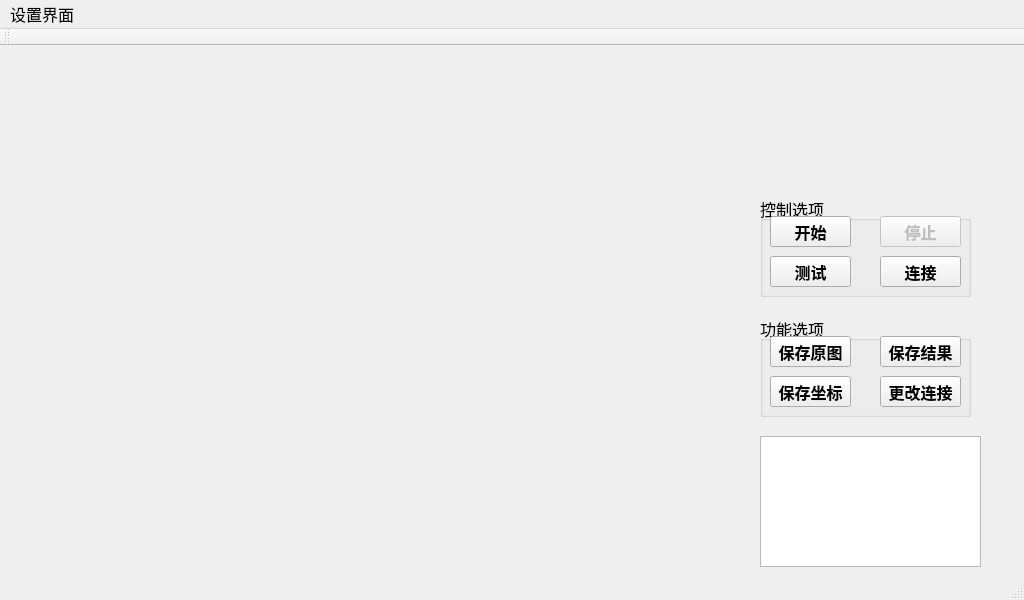
<?xml version="1.0" encoding="UTF-8"?>
<ui version="4.0">
 <class>MainWindow</class>
 <widget class="QMainWindow" name="MainWindow">
  <property name="geometry">
   <rect>
    <x>0</x>
    <y>0</y>
    <width>1024</width>
    <height>600</height>
   </rect>
  </property>
  <property name="font">
   <font>
    <pointsize>12</pointsize>
   </font>
  </property>
  <property name="windowTitle">
   <string>MainWindow</string>
  </property>
  <widget class="QWidget" name="centralWidget">
   <widget class="QWidget" name="widget" native="true">
    <property name="geometry">
     <rect>
      <x>20</x>
      <y>0</y>
      <width>700</width>
      <height>525</height>
     </rect>
    </property>
    <property name="minimumSize">
     <size>
      <width>0</width>
      <height>0</height>
     </size>
    </property>
   </widget>
   <widget class="QLabel" name="label_2">
    <property name="enabled">
     <bool>true</bool>
    </property>
    <property name="geometry">
     <rect>
      <x>760</x>
      <y>20</y>
      <width>221</width>
      <height>91</height>
     </rect>
    </property>
    <property name="sizePolicy">
     <sizepolicy hsizetype="Preferred" vsizetype="Preferred">
      <horstretch>5</horstretch>
      <verstretch>0</verstretch>
     </sizepolicy>
    </property>
    <property name="focusPolicy">
     <enum>Qt::NoFocus</enum>
    </property>
    <property name="layoutDirection">
     <enum>Qt::LeftToRight</enum>
    </property>
    <property name="autoFillBackground">
     <bool>false</bool>
    </property>
    <property name="text">
     <string/>
    </property>
    <property name="textFormat">
     <enum>Qt::PlainText</enum>
    </property>
    <property name="pixmap">
     <pixmap resource="aqlogo.qrc">:/AqLogo.PNG</pixmap>
    </property>
    <property name="scaledContents">
     <bool>true</bool>
    </property>
   </widget>
   <widget class="QTextBrowser" name="textBrowser">
    <property name="geometry">
     <rect>
      <x>760</x>
      <y>390</y>
      <width>221</width>
      <height>131</height>
     </rect>
    </property>
    <property name="styleSheet">
     <string notr="true">font: 9pt &quot;Agency FB&quot;;</string>
    </property>
   </widget>
   <widget class="QGroupBox" name="groupBox">
    <property name="geometry">
     <rect>
      <x>760</x>
      <y>150</y>
      <width>211</width>
      <height>101</height>
     </rect>
    </property>
    <property name="title">
     <string>控制选项</string>
    </property>
    <widget class="QPushButton" name="pushButton_Start">
     <property name="geometry">
      <rect>
       <x>10</x>
       <y>20</y>
       <width>81</width>
       <height>31</height>
      </rect>
     </property>
     <property name="font">
      <font>
       <family>Agency FB</family>
       <pointsize>12</pointsize>
       <weight>75</weight>
       <bold>true</bold>
      </font>
     </property>
     <property name="styleSheet">
      <string notr="true"/>
     </property>
     <property name="text">
      <string>开始</string>
     </property>
    </widget>
    <widget class="QPushButton" name="pushButton_Stop">
     <property name="enabled">
      <bool>false</bool>
     </property>
     <property name="geometry">
      <rect>
       <x>120</x>
       <y>20</y>
       <width>81</width>
       <height>31</height>
      </rect>
     </property>
     <property name="font">
      <font>
       <family>Agency FB</family>
       <pointsize>12</pointsize>
       <weight>75</weight>
       <bold>true</bold>
      </font>
     </property>
     <property name="text">
      <string>停止</string>
     </property>
    </widget>
    <widget class="QPushButton" name="pushButton_Connect">
     <property name="geometry">
      <rect>
       <x>120</x>
       <y>60</y>
       <width>81</width>
       <height>31</height>
      </rect>
     </property>
     <property name="font">
      <font>
       <family>Aharoni</family>
       <weight>75</weight>
       <bold>true</bold>
      </font>
     </property>
     <property name="text">
      <string>连接</string>
     </property>
    </widget>
    <widget class="QPushButton" name="pushButton_TestItem">
     <property name="geometry">
      <rect>
       <x>10</x>
       <y>60</y>
       <width>81</width>
       <height>31</height>
      </rect>
     </property>
     <property name="font">
      <font>
       <family>Aharoni</family>
       <weight>75</weight>
       <bold>true</bold>
      </font>
     </property>
     <property name="text">
      <string>测试</string>
     </property>
    </widget>
   </widget>
   <widget class="QGroupBox" name="groupBox_2">
    <property name="geometry">
     <rect>
      <x>760</x>
      <y>270</y>
      <width>211</width>
      <height>101</height>
     </rect>
    </property>
    <property name="title">
     <string>功能选项</string>
    </property>
    <widget class="QPushButton" name="pushButton_SaveRaw">
     <property name="geometry">
      <rect>
       <x>10</x>
       <y>20</y>
       <width>81</width>
       <height>31</height>
      </rect>
     </property>
     <property name="font">
      <font>
       <family>Aharoni</family>
       <weight>75</weight>
       <bold>true</bold>
      </font>
     </property>
     <property name="text">
      <string>保存原图</string>
     </property>
    </widget>
    <widget class="QPushButton" name="pushButton_SaveCoordinate">
     <property name="geometry">
      <rect>
       <x>10</x>
       <y>60</y>
       <width>81</width>
       <height>31</height>
      </rect>
     </property>
     <property name="font">
      <font>
       <family>Aharoni</family>
       <weight>75</weight>
       <bold>true</bold>
      </font>
     </property>
     <property name="text">
      <string>保存坐标</string>
     </property>
    </widget>
    <widget class="QPushButton" name="pushButton_SaveResult">
     <property name="geometry">
      <rect>
       <x>120</x>
       <y>20</y>
       <width>81</width>
       <height>31</height>
      </rect>
     </property>
     <property name="font">
      <font>
       <family>Aharoni</family>
       <weight>75</weight>
       <bold>true</bold>
      </font>
     </property>
     <property name="text">
      <string>保存结果</string>
     </property>
    </widget>
    <widget class="QPushButton" name="pushButton_ChangeLink">
     <property name="geometry">
      <rect>
       <x>120</x>
       <y>60</y>
       <width>81</width>
       <height>31</height>
      </rect>
     </property>
     <property name="font">
      <font>
       <family>Aharoni</family>
       <weight>75</weight>
       <bold>true</bold>
      </font>
     </property>
     <property name="text">
      <string>更改连接</string>
     </property>
    </widget>
   </widget>
  </widget>
  <widget class="QMenuBar" name="menuBar">
   <property name="geometry">
    <rect>
     <x>0</x>
     <y>0</y>
     <width>1024</width>
     <height>33</height>
    </rect>
   </property>
   <property name="font">
    <font>
     <pointsize>12</pointsize>
    </font>
   </property>
   <widget class="QMenu" name="menu">
    <property name="geometry">
     <rect>
      <x>339</x>
      <y>123</y>
      <width>183</width>
      <height>130</height>
     </rect>
    </property>
    <property name="font">
     <font>
      <pointsize>12</pointsize>
     </font>
    </property>
    <property name="title">
     <string>设置界面</string>
    </property>
    <addaction name="actionParam"/>
    <addaction name="actionShapeModel"/>
   </widget>
   <addaction name="menu"/>
  </widget>
  <widget class="QToolBar" name="mainToolBar">
   <property name="sizePolicy">
    <sizepolicy hsizetype="Preferred" vsizetype="Fixed">
     <horstretch>0</horstretch>
     <verstretch>0</verstretch>
    </sizepolicy>
   </property>
   <property name="font">
    <font>
     <pointsize>20</pointsize>
    </font>
   </property>
   <attribute name="toolBarArea">
    <enum>TopToolBarArea</enum>
   </attribute>
   <attribute name="toolBarBreak">
    <bool>false</bool>
   </attribute>
  </widget>
  <widget class="QStatusBar" name="statusBar"/>
  <action name="actionParam">
   <property name="text">
    <string>Calibration</string>
   </property>
   <property name="font">
    <font/>
   </property>
  </action>
  <action name="actionShapeModel">
   <property name="text">
    <string>ShapeModel</string>
   </property>
  </action>
  <action name="actionCam0">
   <property name="text">
    <string>Cam0</string>
   </property>
  </action>
 </widget>
 <layoutdefault spacing="6" margin="11"/>
 <resources>
  <include location="aqlogo.qrc"/>
 </resources>
 <connections/>
</ui>
